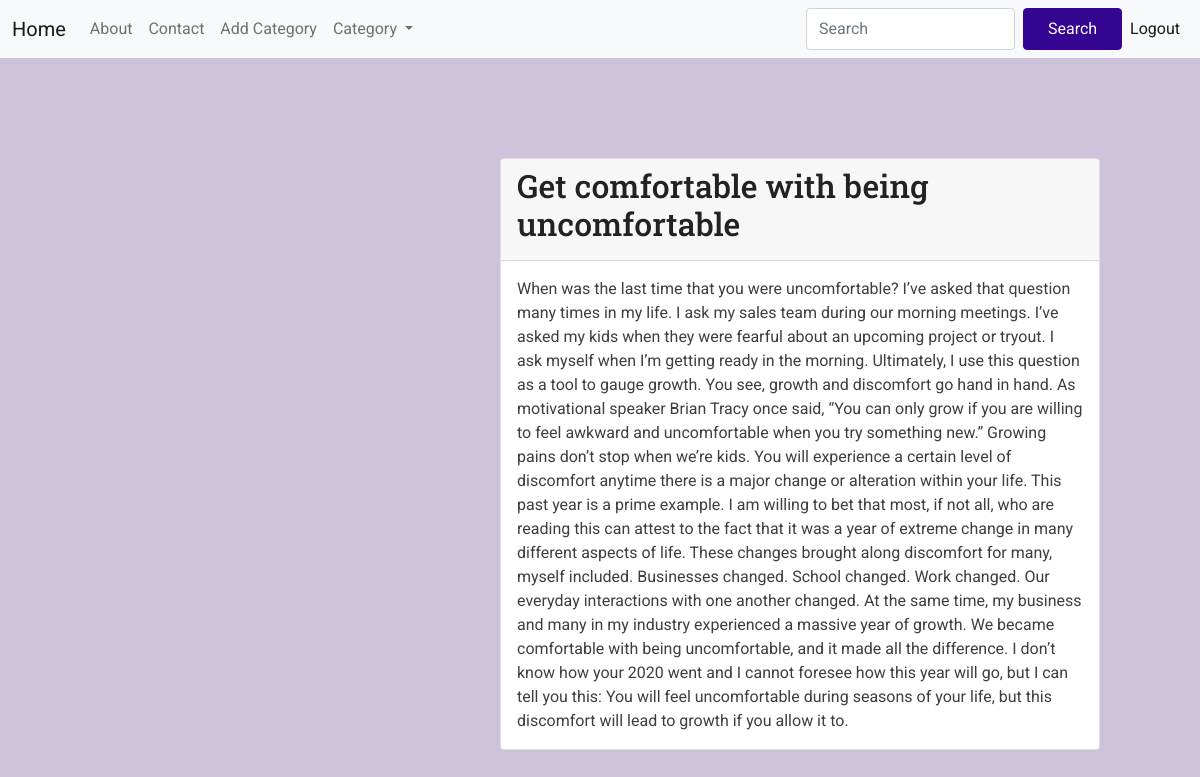
Page /article/9/ (signed in) on the committed database.
### articles/models.py (models this page shows, shortened)
class Article(models.Model):
    title = models.CharField(max_length=200)
    text = models.TextField()
    category = models.CharField(max_length=200, default = 'uncategorized')
    update_date = models.DateTimeField(auto_now_add=True)
    create_date = models.DateTimeField(auto_now_add=True)

### articles/views.py (the view)
# urls.py: path('article/<int:pk>/', ArticleDetail.as_view(), name='article-detail-url'),
class ArticleDetail(LoginRequiredMixin, DetailView):
    template_name = 'articles/article_details.html'
    model = Article

### articles/templates/articles/article_details.html (shortened to what this page needs)
{% extends 'articles/base.html' %}
{% block body %}
    <div class="card">
        <div class="card-header">
            <h2 class="card-title">{{article.title}}</h2>
        </div>
        <div class="card-body">
            {{article.text}}
        </div>
    </div>
{%endblock%}

### articles/static/articles/css/articles.css (style rules this page uses)
* { box-sizing: border-box; }
body { font-family: 'Roboto', sans-serif; margin: 0; background-color: #ccc3db; color: #3e3e41; }
h1, h2, h3 { font-family: 'Roboto Slab', sans-serif; color: #222224; }
.card { margin-left: 500px; margin-top: 100px; width: 50%; }

### rows in the picture
Article: title "Get comfortable with being uncomfortable", text "When was the last time that you were uncomfortable? I’ve asked that question many times in my life. I ask my sales team during our morning meetings. I’ve asked my kids when they were fearful about an upcoming project or tryout. I ask myself when I’m getting ready in the morning. Ultimately, I use this question as a tool to gauge growth. You see, growth and discomfort go hand in hand. As motivational speaker Brian Tracy once said, “You can only grow if you are willing to feel awkward and uncomfortable when you try something new.” Growing pains don’t stop when we’re kids. You will experience a certain level of discomfort anytime there is a major change or alteration within your life. This…"
